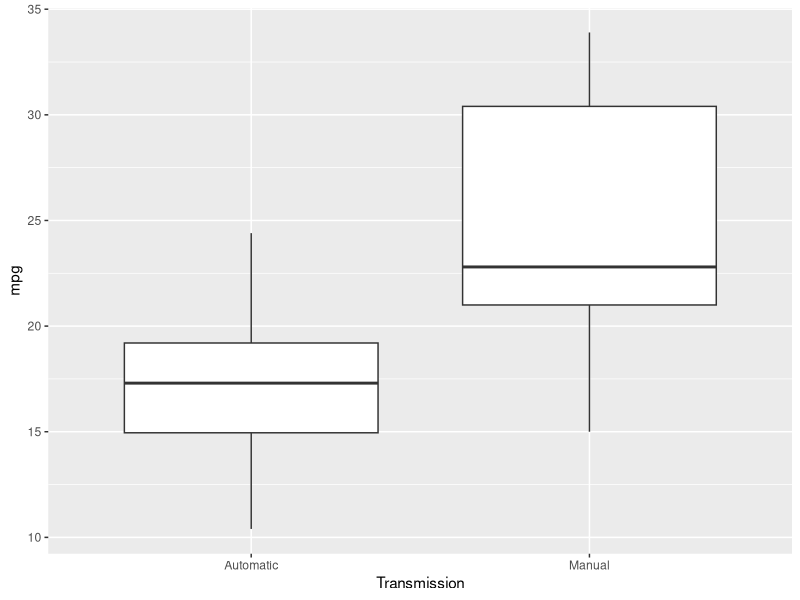
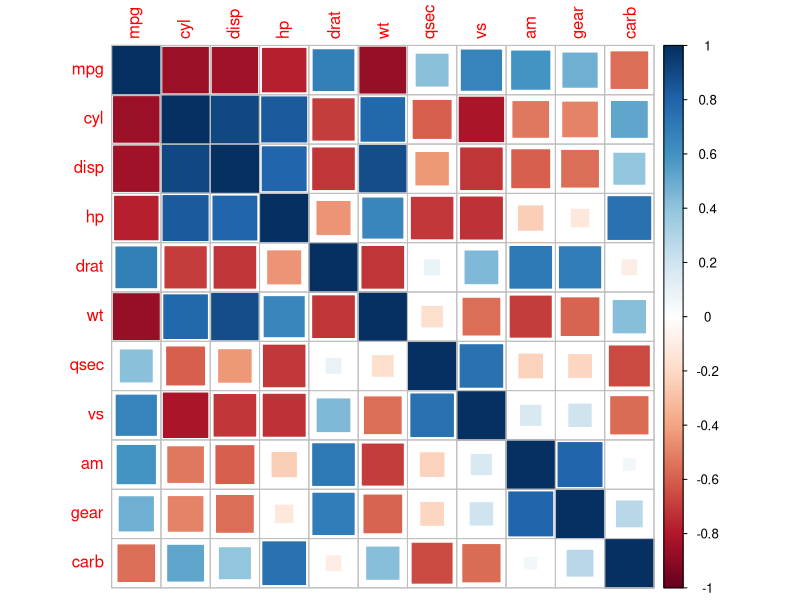
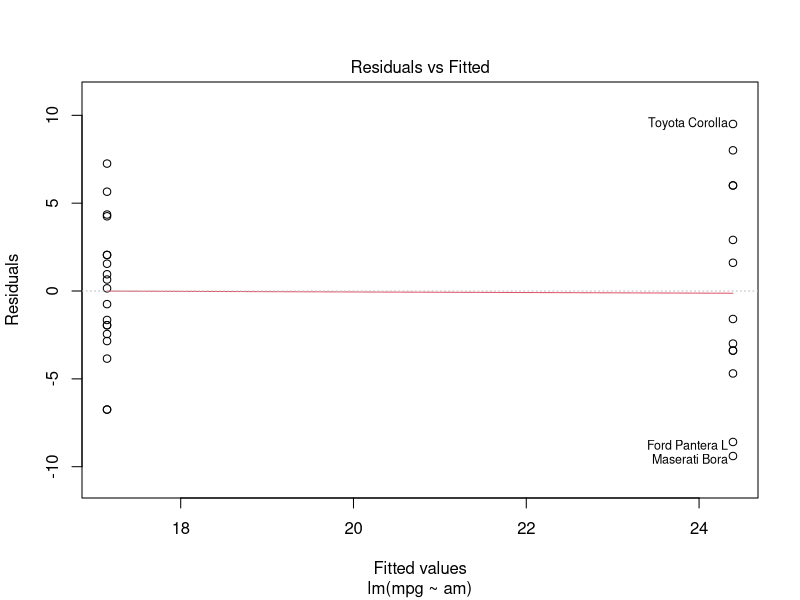
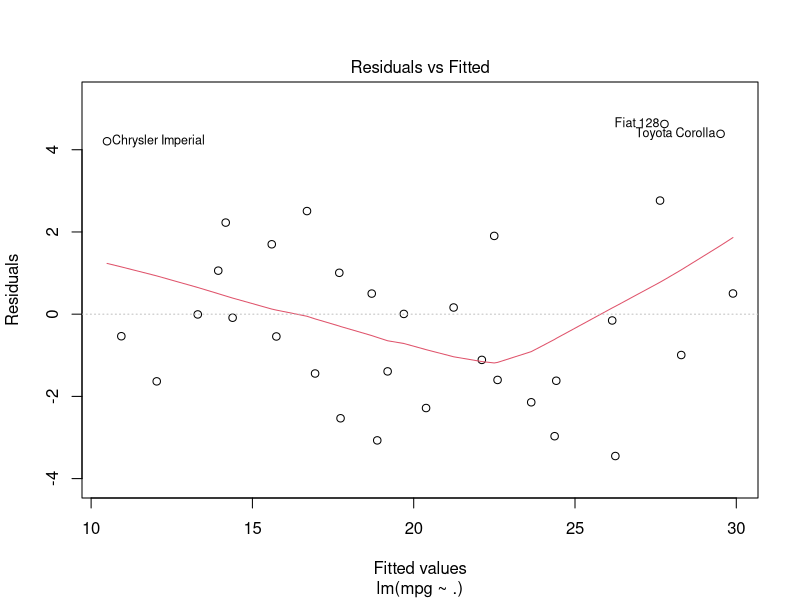
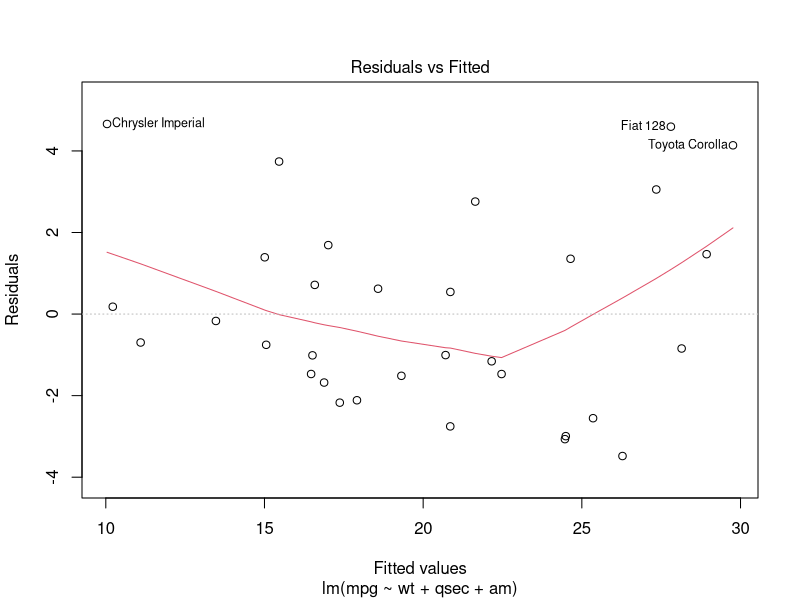
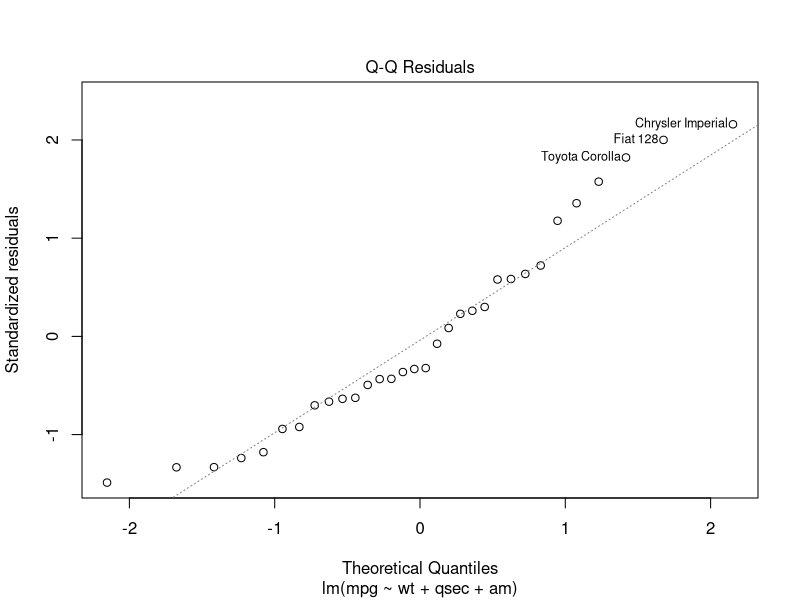
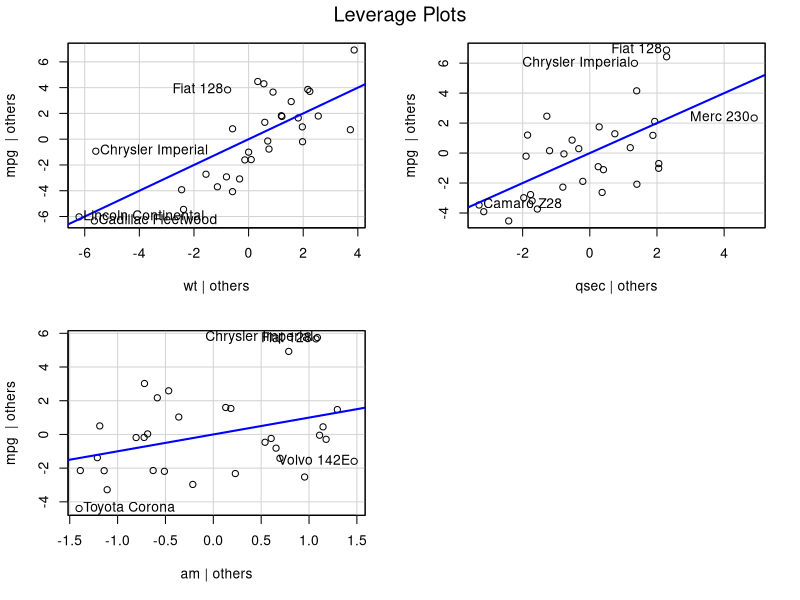
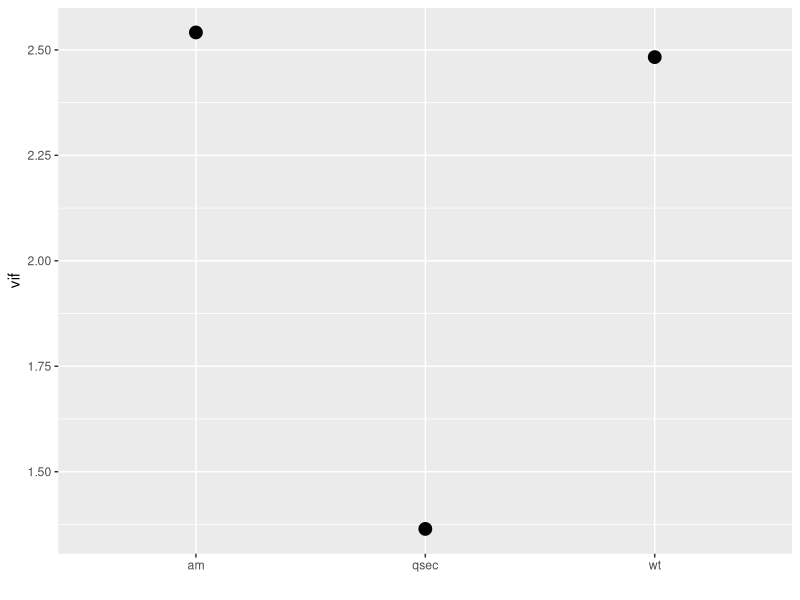

The R script that drew these images, in order:
## ---- chunk 1
library(ggplot2); library(MASS); library(car); library(corrplot)
data(mtcars) 
## ---- chunk 2
mod1 <- lm(mpg~am, data=mtcars)
mod1$coefficients
## ---- chunk 3
mod2 <- lm(mpg~., data=mtcars)
mod2$coefficients
## ---- chunk 4
# Stepwise Regression
mod3 <- stepAIC(mod2, direction="backward")
## ---- chunk 5
summary(mod3)
## ---- chunk 6
ttest <- t.test(mpg~am, data=mtcars, alternative="less")
ttest$statistic; ttest$p.value
## ---- chunk 7
mtcars$am_f <- as.factor(mtcars$am)
levels(mtcars$am_f) <- c("Automatic","Manual")
ggplot(aes(y = mpg, x = am_f), data = mtcars) + geom_boxplot()  +xlab("Transmission") + ylab("mpg") 
mtcars$am_f <- NULL
## ---- chunk 8
corr_m <- cor(mtcars)
corrplot(corr_m, method = "square")
## ---- chunk 9
plot(mod1, which=1)
## ---- chunk 10
plot(mod2, which=1)
## ---- chunk 11
plot(mod3, which=1)
## ---- chunk 12
plot(mod3, which=2)
## ---- chunk 13
leveragePlots(mod3)
## ---- chunk 14
vif <- vif(mod3)
vif_dat <- data.frame(Variable =c("wt","qsec","am"), vif=vif)
vif_dat$Variable <- as.factor(vif_dat$Variable)
ggplot(aes(x=Variable, y=vif), data=vif_dat) + geom_point(size=4) + xlab("")
